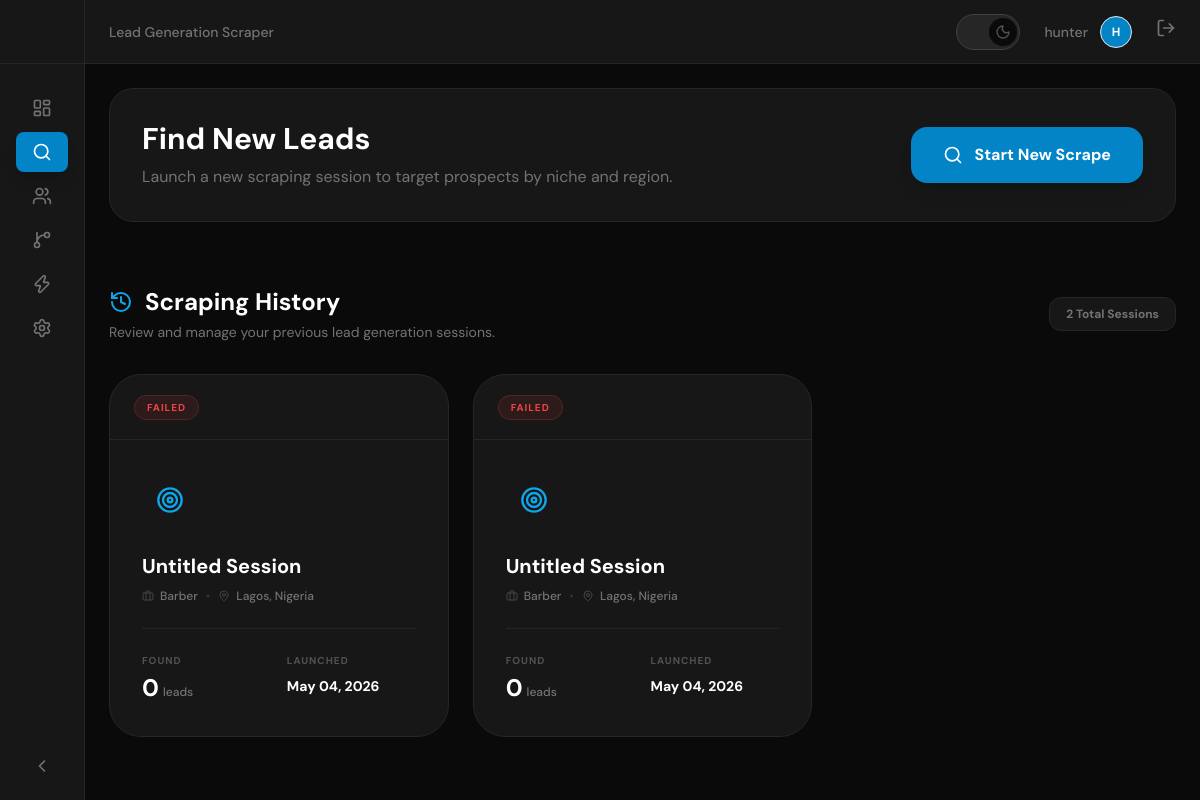
/dashboard/scraper/ (signed in), run on an earlier commit of the app's database.
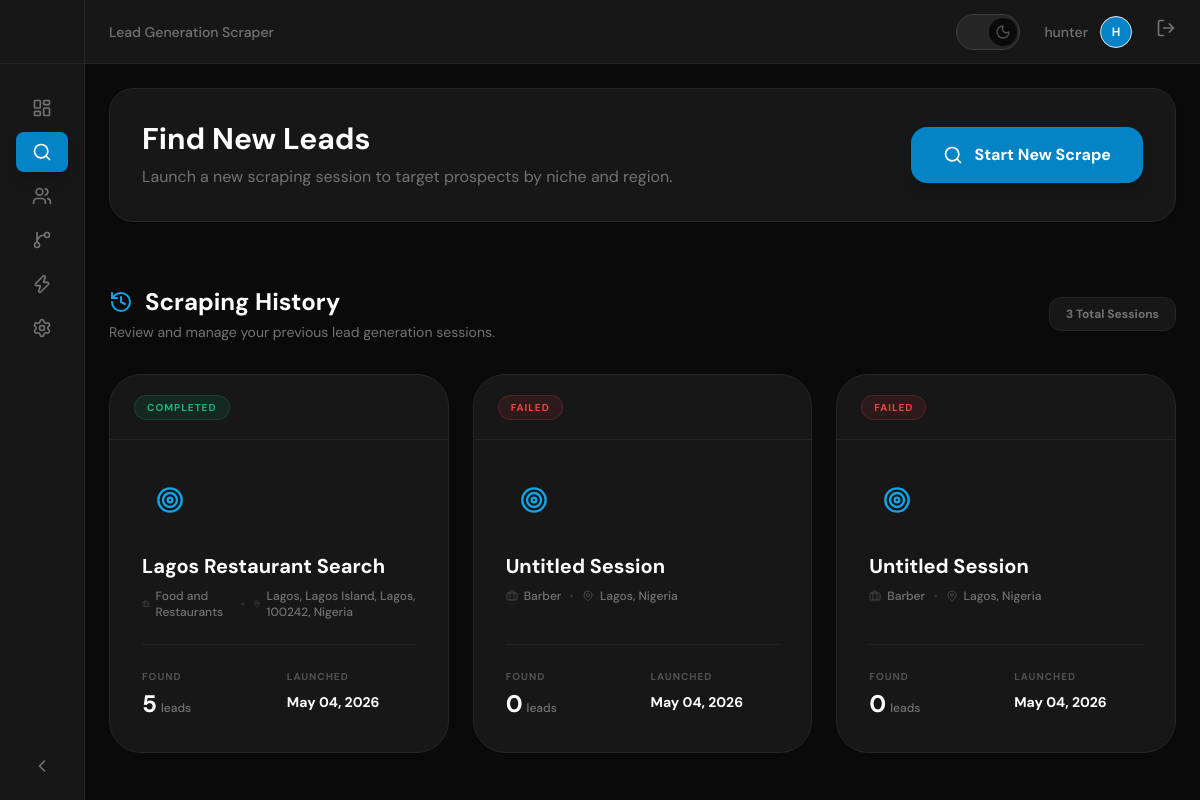
And on a later commit of the database.
### leads/models.py (models this page shows, shortened)
class ScraperJob(models.Model):
    STATUS_CHOICES = [
        ('pending', 'Pending'),
        ('running', 'Running'),
        ('completed', 'Completed'),
        ('failed', 'Failed'),
    ]
    name = models.CharField(max_length=255, help_text="Session name for this niche")
    niche = models.CharField(max_length=255)
    keywords = models.CharField(max_length=512)
    region = models.CharField(max_length=255)
    status = models.CharField(max_length=20, choices=STATUS_CHOICES, default='pending')
    progress = models.IntegerField(default=0)
    leads_found = models.IntegerField(default=0)
    stop_requested = models.BooleanField(default=False)
    created_at = models.DateTimeField(auto_now_add=True)
    completed_at = models.DateTimeField(null=True, blank=True)
    logs = models.TextField(default="", blank=True)

### leads/views.py (the view)
# urls.py: path('scraper/', views.scraper_dashboard, name='scraper-dashboard'),
@login_required
def scraper_dashboard(request):
    jobs = ScraperJob.objects.all().order_by('-created_at')
    context = {
        'jobs': jobs,
    }
    return render(request, 'leads/scraper.html', context)

### leads/templates/leads/scraper.html (shortened to what the changed rows need)
{% extends 'base.html' %}
{% block content %}
<div class="space-y-8">
    <div class="flex flex-col md:flex-row items-center justify-between bg-surface-100 border border-surface-200 p-8 rounded-3xl shadow-sm">
        <div class="mb-6 md:mb-0">
            <h1 class="text-3xl font-bold mb-2 text-surface-950">Find New Leads</h1>
        </div>
    </div>
    <div class="space-y-8">
        <div class="flex flex-col md:flex-row md:items-center justify-between gap-4">
            <div>
                <h2 class="text-2xl font-bold text-surface-950 font-display flex items-center">
                    <i data-lucide="history" class="w-6 h-6 mr-3 text-primary-500"></i>
                    Scraping History
                </h2>
                <p class="text-surface-500 text-sm mt-1">Review and manage your previous lead generation sessions.</p>
            </div>
            <div class="bg-surface-100 border border-surface-200 px-4 py-2 rounded-xl text-xs font-bold text-surface-500">
                {{ jobs.count }} Total Sessions
            </div>
        </div>
        <div class="grid grid-cols-1 sm:grid-cols-2 lg:grid-cols-3 2xl:grid-cols-4 gap-6"
             hx-trigger="jobsChanged from:body"
             hx-get="{% url 'leads:scraper-dashboard' %}"
             hx-target="this"
             hx-swap="outerHTML"
             hx-select=".grid">
            {% for job in jobs %}
            <div class="group relative flex flex-col h-full bg-surface-100 border border-surface-200 rounded-[2rem] overflow-hidden transition-all duration-500 hover:shadow-2xl hover:shadow-primary-500/10 hover:-translate-y-2">
                <div class="px-6 py-4 border-b border-surface-200 flex items-center justify-between bg-surface-50/50">
                    <span class="text-[10px] font-bold uppercase tracking-widest px-3 py-1 rounded-full border
                        {% if job.status == 'completed' %}bg-emerald-500/10 text-emerald-500 border-emerald-500/20
                        {% elif job.status == 'running' %}bg-primary-500/10 text-primary-500 border-primary-500/20
                        {% elif job.status == 'failed' %}bg-red-500/10 text-red-500 border-red-500/20
                        {% else %}bg-surface-500/10 text-surface-500 border-surface-500/20{% endif %}">
                        {{ job.status }}
                    </span>
                </div>
                <a href="{% url 'leads:scraper-session-detail' job.pk %}" class="p-8 flex-1 flex flex-col">
                    <div class="mb-6">
                        <div class="w-14 h-14 bg-primary-500/5 rounded-2xl flex items-center justify-center mb-6 group-hover:scale-110 group-hover:bg-primary-500 group-hover:text-white transition-all duration-500 text-primary-500">
                            <i data-lucide="target" class="w-7 h-7"></i>
                        </div>
                        <h3 class="font-bold text-xl text-surface-950 group-hover:text-primary-600 transition-colors mb-2 line-clamp-1">{{ job.name }}</h3>
                        <div class="flex items-center text-xs text-surface-500 font-medium">
                            <i data-lucide="briefcase" class="w-3 h-3 mr-1.5 opacity-50"></i>
                            {{ job.niche }}
                            <span class="mx-2 opacity-30">•</span>
                            <i data-lucide="map-pin" class="w-3 h-3 mr-1.5 opacity-50"></i>
                            {{ job.region }}
                        </div>
                    </div>
                    <div class="mt-auto pt-6 border-t border-surface-200 grid grid-cols-2 gap-4">
                        <div>
                            <p class="text-[10px] font-bold text-surface-400 uppercase tracking-widest mb-1">Found</p>
                            <div class="flex items-baseline">
                                <span class="text-2xl font-bold text-surface-950 mr-1">{{ job.leads_found }}</span>
                                <span class="text-xs text-surface-500 font-medium">leads</span>
                            </div>
                        </div>
                        <div>
                            <p class="text-[10px] font-bold text-surface-400 uppercase tracking-widest mb-1">Launched</p>
                            <p class="text-sm font-bold text-surface-950 mt-2">{{ job.created_at|date:"M d, Y" }}</p>
                        </div>
                    </div>
                </a>
            </div>
            {% endfor %}
        </div>
    </div>
</div>
{% endblock %}

What changed in the data, as far as the page shows it:
added ScraperJob: status "COMPLETED", name "Lagos Restaurant Search", niche "Food and Restaurants", region "Lagos, Lagos Island, Lagos, 100242, Nigeria", leads_found "5", created_at "May 04, 2026"
Also different on the page:
{{ jobs.count }}: "2" → "3"
